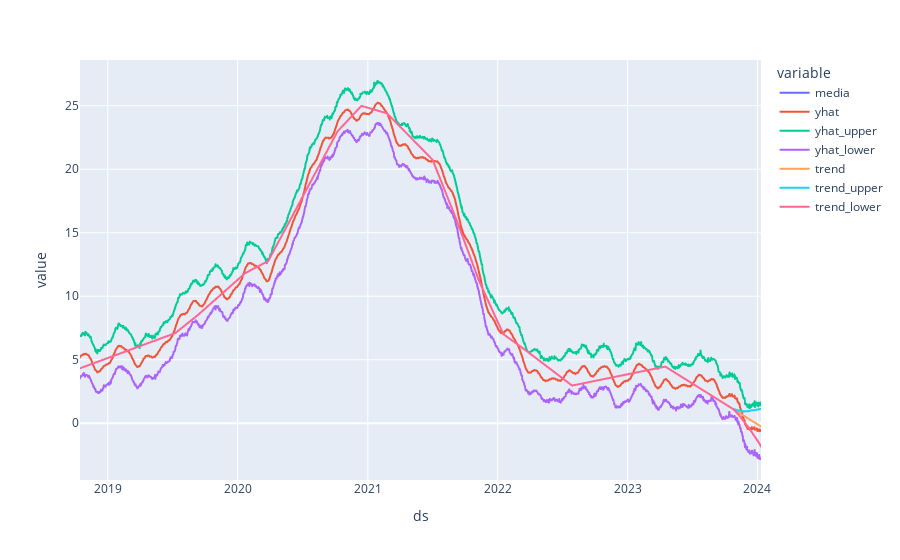

Write notebook code for a chart like this one.
### Code cell
import plotly.express as px
forecast['media'] = forecast.y.rolling(30).mean()
px.line(forecast, x='ds', y=['media', 'yhat', 'yhat_upper', 'yhat_lower', 'trend', 'trend_upper', 'trend_lower'])

### Figure 1 — Plotly figure (JSON) as saved in the notebook; plotly's stock layout.template omitted (floating-point values rounded to 4 significant figures; data arrays with more than 128 entries replaced by an {"elided": "..."} marker saying what was removed)
{"data": [{"hovertemplate": "variable=media<br>ds=%{x}<br>value=%{y}<extra></extra>", "legendgroup": "media", "line": {"color": "#636efa", "dash": "solid"}, "marker": {"symbol": "circle"}, "mode": "lines", "name": "media", "showlegend": true, "type": "scattergl", "x": {"elided": "1330 str values"}, "xaxis": "x", "y": {"elided": "1330 null values"}, "yaxis": "y"}, {"hovertemplate": "variable=yhat<br>ds=%{x}<br>value=%{y}<extra></extra>", "legendgroup": "yhat", "line": {"color": "#EF553B", "dash": "solid"}, "marker": {"symbol": "circle"}, "mode": "lines", "name": "yhat", "showlegend": true, "type": "scattergl", "x": {"elided": "1330 str values"}, "xaxis": "x", "y": {"elided": "1330 float values"}, "yaxis": "y"}, {"hovertemplate": "variable=yhat_upper<br>ds=%{x}<br>value=%{y}<extra></extra>", "legendgroup": "yhat_upper", "line": {"color": "#00cc96", "dash": "solid"}, "marker": {"symbol": "circle"}, "mode": "lines", "name": "yhat_upper", "showlegend": true, "type": "scattergl", "x": {"elided": "1330 str values"}, "xaxis": "x", "y": {"elided": "1330 float values"}, "yaxis": "y"}, {"hovertemplate": "variable=yhat_lower<br>ds=%{x}<br>value=%{y}<extra></extra>", "legendgroup": "yhat_lower", "line": {"color": "#ab63fa", "dash": "solid"}, "marker": {"symbol": "circle"}, "mode": "lines", "name": "yhat_lower", "showlegend": true, "type": "scattergl", "x": {"elided": "1330 str values"}, "xaxis": "x", "y": {"elided": "1330 float values"}, "yaxis": "y"}, {"hovertemplate": "variable=trend<br>ds=%{x}<br>value=%{y}<extra></extra>", "legendgroup": "trend", "line": {"color": "#FFA15A", "dash": "solid"}, "marker": {"symbol": "circle"}, "mode": "lines", "name": "trend", "showlegend": true, "type": "scattergl", "x": {"elided": "1330 str values"}, "xaxis": "x", "y": {"elided": "1330 float values"}, "yaxis": "y"}, {"hovertemplate": "variable=trend_upper<br>ds=%{x}<br>value=%{y}<extra></extra>", "legendgroup": "trend_upper", "line": {"color": "#19d3f3", "dash": "solid"}, "marker": {"symbol": "circle"}, "mode": "lines", "name": "trend_upper", "showlegend": true, "type": "scattergl", "x": {"elided": "1330 str values"}, "xaxis": "x", "y": {"elided": "1330 float values"}, "yaxis": "y"}, {"hovertemplate": "variable=trend_lower<br>ds=%{x}<br>value=%{y}<extra></extra>", "legendgroup": "trend_lower", "line": {"color": "#FF6692", "dash": "solid"}, "marker": {"symbol": "circle"}, "mode": "lines", "name": "trend_lower", "showlegend": true, "type": "scattergl", "x": {"elided": "1330 str values"}, "xaxis": "x", "y": {"elided": "1330 float values"}, "yaxis": "y"}], "layout": {"legend": {"title": {"text": "variable"}, "tracegroupgap": 0}, "margin": {"t": 60}, "xaxis": {"anchor": "y", "domain": [0, 1], "title": {"text": "ds"}}, "yaxis": {"anchor": "x", "domain": [0, 1], "title": {"text": "value"}}}}
